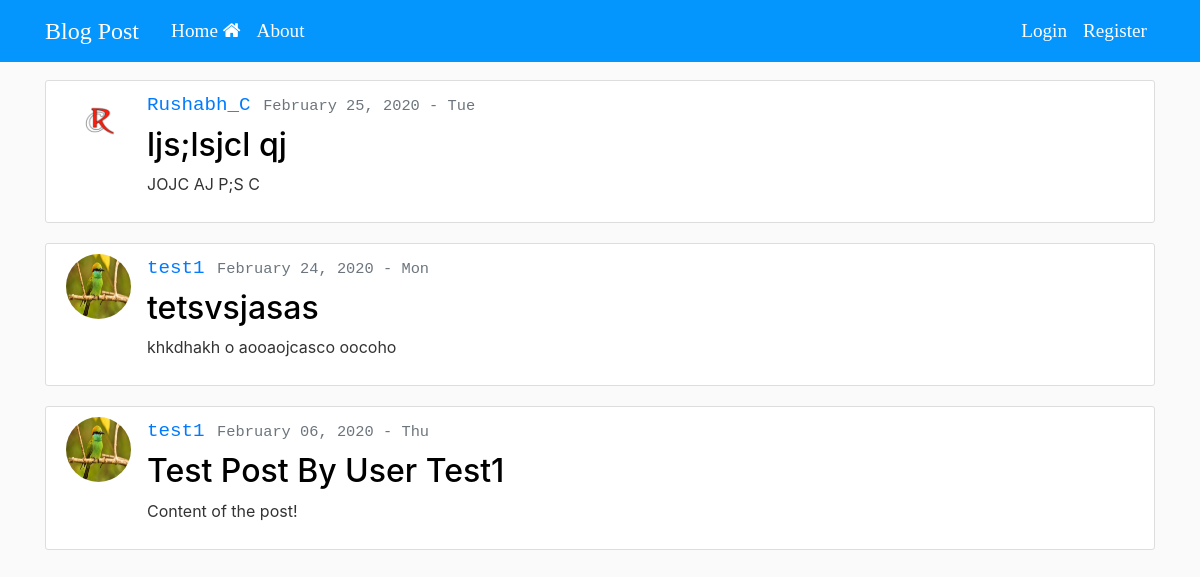
The page / on the database its author committed.
### blog/models.py (models this page shows, shortened)
class Post(models.Model):
    title = models.CharField(max_length=100)
    content = models.TextField()
    date_posted = models.DateTimeField(default=timezone.now)
    author = models.ForeignKey(User, on_delete=models.CASCADE)

### users/models.py (models this page shows, shortened)
class Profile(models.Model):
    user = models.OneToOneField(User, on_delete=models.CASCADE)
    image = models.ImageField(default='default.jpg', upload_to='profile_pics')

### blog/views.py (the view)
# urls.py: path('', PostListView.as_view(), name='blog-home'),
class PostListView(ListView):
    model = Post
    template_name = 'blog/home.html'  # <app>/<model>_<viewtype>.html
    context_object_name = 'posts'
    ordering = ['-date_posted']
    paginate_by = 5

### blog/templates/blog/home.html (shortened to what this page needs)
{% extends "blog/base.html" %}
{% block content %}
{% for blog in posts %}
<article class="media content-section">
    <img class="rounded-circle article-img" src="{{ blog.author.profile.image.url }}">
    <div class="media-body">
        <div class="article-metadata">
            <a class="mr-2" href="{% url 'user-posts' blog.author.username %}">
                <font-face2>{{ blog.author }}</font-face2>
            </a>
            <small class="text-muted">
                <font-face2>{{ blog.date_posted|date:"F d, Y - D" }}</font-face2>
            </small>
        </div>
        <h2><a class="article-title" href="{% url 'post-detail' blog.id %}">{{ blog.title }}</a></h2>
        <p class="article-content">{{ blog.content }}</p>
    </div>
</article>
{% endfor %}
{% endblock content %}

### blog/templates/blog/base.html (shortened to what this page needs)
{% load static %}
<html>
<head>
    <link rel="stylesheet" href="https://stackpath.bootstrapcdn.com/bootstrap/4.4.1/css/bootstrap.min.css"
>
    <link href="//maxcdn.bootstrapcdn.com/font-awesome/4.7.0/css/font-awesome.min.css" rel="stylesheet">
    <link rel="stylesheet" type="text/css" href="{% static 'blog/main.css' %}">
</head>
<body>
    <header class="site-header">
        <nav class="navbar navbar-expand-md navbar-dark bg-steel fixed-top">
            <div class="container">
                <a class="navbar-brand mr-4" href="{% url 'blog-home' %}">
                    <font-face>Blog Post</font-face>
                </a>
                <div class="collapse navbar-collapse" id="navbarToggle">
                    <div class="navbar-nav mr-auto">
                        <a class="nav-item nav-link" href="{% url 'blog-home' %}">
                            <font-face>Home <i class="fa fa-home"></i></font-face>
                        </a>
                        <a class="nav-item nav-link" href="{% url 'blog-about' %}">
                            <font-face>About</font-face>
                        </a>
                    </div>
                    <div class="navbar-nav">
                        {% if user.is_authenticated %}
                        <a class="nav-item nav-link" href="{% url 'post-create' %}">
                            <font-face><i class="fa fa-pencil"></i> Create Post</font-face>
                        </a>
                        <a class="nav-item nav-link" href="{% url 'profile' %}">
                            <font-face>Profile <i class="fa fa-user"></i></font-face>
                        </a>
                        <a class="nav-item nav-link" href="{% url 'logout' %}">
                            <font-face>Logout <i class="fa fa-power-off"></i></font-face>
                        </a>
                        {% else %}
                        <a class="nav-item nav-link" href="{% url 'login' %}">
                            <font-face>Login</font-face>
                        </a>
                        <a class="nav-item nav-link" href="{% url 'register' %}">
                            <font-face>Register</font-face>
                        </a> {% endif %}
                    </div>
                </div>
            </div>
        </nav>
    </header>
    <main role="main" class="container">
        <div class="row">
            <div class="col-md-12">
                {% block content %}
                {% endblock content %}
            </div>
        </div>
    </main>
</body>
</html>

### blog/static/blog/main.css (style rules this page uses)
body { background: #fafafa; color: #333333; margin-top: 5rem; }
font-face { font-family: 'Times New Roman', Times, serif; font-size: larger; }
font-face2 { font-family: 'Courier New', Courier, monospace; font-size: larger; }
h1, h2, h3, h4, h5, h6 { color: #000000; }
.bg-steel { background-color: #0495fd; }
.site-header .navbar-nav .nav-link { color: #ffffff; }
.content-section { background: #ffffff; padding: 10px 20px; border: 1px solid #dddddd; border-radius: 3px; margin-bottom: 20px; }
.article-title { color: #000000; }
.article-content { white-space: pre-line; }
.article-img { height: 65px; width: 65px; margin-right: 16px; }
.article-metadata { padding-bottom: 1px; margin-bottom: 4px; border-bottom: 1px solid #ffffff }

### rows shown on the page
Post: author.profile.image (picture), author "Rushabh_C", date_posted "February 25, 2020 - Tue", title "ljs;lsjcl qj", content "JOJC AJ P;S C"
Post: author.profile.image (picture), author "test1", date_posted "February 24, 2020 - Mon", title "tetsvsjasas", content "khkdhakh o aooaojcasco oocoho"
Post: author.profile.image (picture), author "test1", date_posted "February 06, 2020 - Thu", title "Test Post By User Test1", content "Content of the post!"
